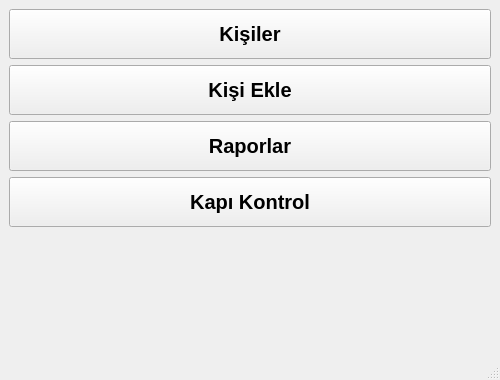
<?xml version="1.0" encoding="UTF-8"?>
<ui version="4.0">
 <class>MainWindow</class>
 <widget class="QMainWindow" name="MainWindow">
  <property name="geometry">
   <rect>
    <x>0</x>
    <y>0</y>
    <width>500</width>
    <height>380</height>
   </rect>
  </property>
  <property name="windowTitle">
   <string>Kişiler Yönetimi</string>
  </property>
  <widget class="QWidget" name="centralwidget">
   <layout class="QFormLayout" name="formLayout">
    <item row="0" column="0" colspan="2">
     <widget class="QPushButton" name="btnKisiler">
      <property name="minimumSize">
       <size>
        <width>0</width>
        <height>50</height>
       </size>
      </property>
      <property name="font">
       <font>
        <pointsize>15</pointsize>
        <weight>75</weight>
        <bold>true</bold>
       </font>
      </property>
      <property name="text">
       <string>Kişiler</string>
      </property>
     </widget>
    </item>
    <item row="1" column="0" colspan="2">
     <widget class="QPushButton" name="btnKisiEkle">
      <property name="minimumSize">
       <size>
        <width>0</width>
        <height>50</height>
       </size>
      </property>
      <property name="font">
       <font>
        <pointsize>15</pointsize>
        <weight>75</weight>
        <bold>true</bold>
       </font>
      </property>
      <property name="text">
       <string>Kişi Ekle</string>
      </property>
     </widget>
    </item>
    <item row="2" column="0" colspan="2">
     <widget class="QPushButton" name="btnRaporlar">
      <property name="minimumSize">
       <size>
        <width>0</width>
        <height>50</height>
       </size>
      </property>
      <property name="font">
       <font>
        <pointsize>15</pointsize>
        <weight>75</weight>
        <bold>true</bold>
       </font>
      </property>
      <property name="text">
       <string>Raporlar</string>
      </property>
     </widget>
    </item>
    <item row="3" column="0" colspan="2">
     <widget class="QPushButton" name="btnOgrenciKontrol">
      <property name="minimumSize">
       <size>
        <width>0</width>
        <height>50</height>
       </size>
      </property>
      <property name="font">
       <font>
        <pointsize>15</pointsize>
        <weight>75</weight>
        <bold>true</bold>
       </font>
      </property>
      <property name="text">
       <string>Kapı Kontrol</string>
      </property>
     </widget>
    </item>
   </layout>
  </widget>
  <widget class="QMenuBar" name="menubar">
   <property name="geometry">
    <rect>
     <x>0</x>
     <y>0</y>
     <width>500</width>
     <height>22</height>
    </rect>
   </property>
  </widget>
  <widget class="QStatusBar" name="statusbar"/>
 </widget>
 <resources/>
 <connections/>
</ui>
